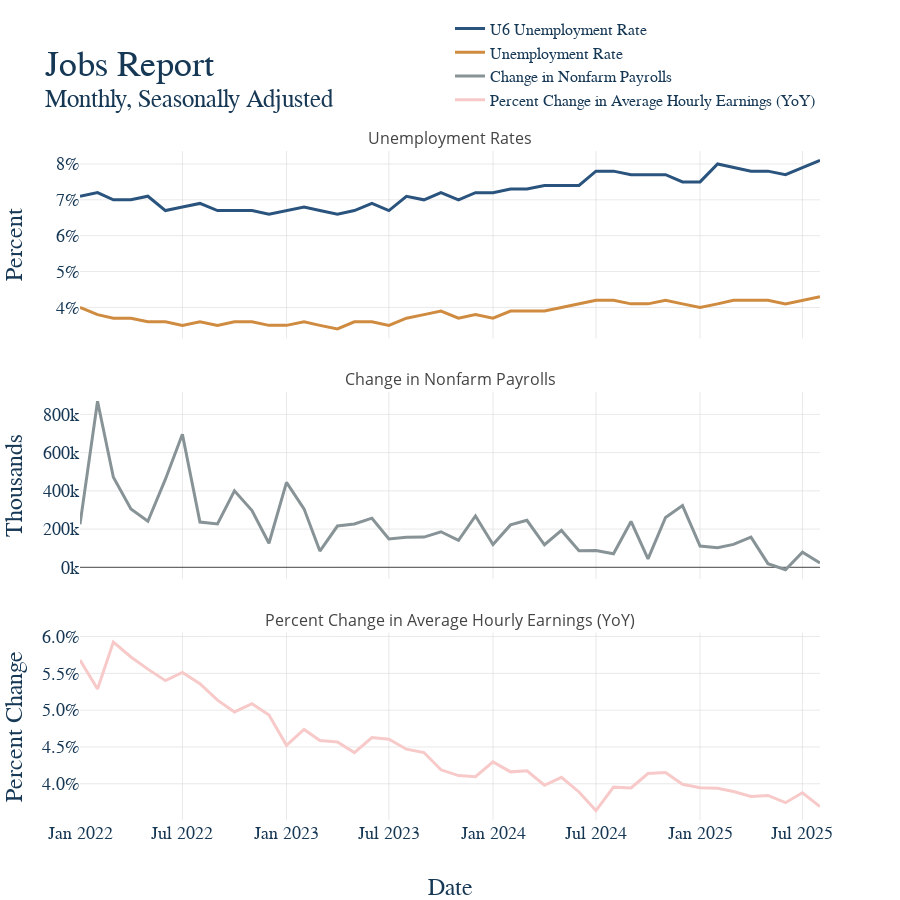

The cell this chart's notebook holds for it:
### Code cell
# Create a figure with 3 vertically stacked subplots (shared x-axis)

fig = make_subplots(
    rows=3, cols=1,
    shared_xaxes=True,
    vertical_spacing=0.08,
    subplot_titles=(
        "Unemployment Rates",
        "Change in Nonfarm Payrolls",
        "Percent Change in Average Hourly Earnings (YoY)"
    )
)

# 1. Plot both unemployment rates in the first subplot
for col in joined_unemp_df.columns:
    fig.add_trace(
        go.Scatter(
            x=joined_unemp_df.index,
            y=joined_unemp_df[col],
            mode='lines',
            name=col
        ),
        row=1, col=1
    )

# 2. Plot payrolls_srs in the second subplot
fig.add_trace(
    go.Scatter(
        x=payrolls_srs.index,
        y=payrolls_srs.values,
        mode='lines',
        name=payrolls_srs.name
    ),
    row=2, col=1
)

# 3. Plot earnings_srs in the third subplot
fig.add_trace(
    go.Scatter(
        x=earnings_srs.index,
        y=earnings_srs.values,
        mode='lines',
        name=earnings_srs.name
    ),
    row=3, col=1
)

# Update layout and axes
fig.update_layout(
    height=900,
    title=dict(
        text='Jobs Report<br><sup>Monthly, Seasonally Adjusted</sup>'
    ),
    showlegend=True,
    xaxis3_title="Date"
)

# Y-axis formatting for each subplot
fig.update_yaxes(
    title_text="Percent", tickformat=".0f", ticksuffix="%", row=1, col=1
)
fig.update_yaxes(
    title_text="Thousands", tickformat=",0", ticksuffix="k", row=2, col=1
)
fig.update_yaxes(
    title_text="Percent Change", tickformat=".1f", ticksuffix="%", row=3, col=1
)

# X-axis formatting (bottom subplot only)
fig.update_xaxes(
    type='date',
    tickformat='%b %Y',
    row=3, col=1
)


fig.update_layout(
    legend=dict(
        font_size=16,
        orientation='v'
    )
)

fig.show()

# Save the figure as HTML
fig.write_html(GRAPH_OUTPUT_PATH + f"/{GRAPH_NAME}.html")

### Figure 1 — Plotly figure (JSON) as saved in the notebook; plotly's stock layout.template omitted (floating-point values rounded to 4 significant figures)
{"data": [{"mode": "lines", "name": "U6 Unemployment Rate", "type": "scatter", "x": ["2022-01-01T00:00:00", "2022-02-01T00:00:00", "2022-03-01T00:00:00", "2022-04-01T00:00:00", "2022-05-01T00:00:00", "2022-06-01T00:00:00", "2022-07-01T00:00:00", "2022-08-01T00:00:00", "2022-09-01T00:00:00", "2022-10-01T00:00:00", "2022-11-01T00:00:00", "2022-12-01T00:00:00", "2023-01-01T00:00:00", "2023-02-01T00:00:00", "2023-03-01T00:00:00", "2023-04-01T00:00:00", "2023-05-01T00:00:00", "2023-06-01T00:00:00", "2023-07-01T00:00:00", "2023-08-01T00:00:00", "2023-09-01T00:00:00", "2023-10-01T00:00:00", "2023-11-01T00:00:00", "2023-12-01T00:00:00", "2024-01-01T00:00:00", "2024-02-01T00:00:00", "2024-03-01T00:00:00", "2024-04-01T00:00:00", "2024-05-01T00:00:00", "2024-06-01T00:00:00", "2024-07-01T00:00:00", "2024-08-01T00:00:00", "2024-09-01T00:00:00", "2024-10-01T00:00:00", "2024-11-01T00:00:00", "2024-12-01T00:00:00", "2025-01-01T00:00:00", "2025-02-01T00:00:00", "2025-03-01T00:00:00", "2025-04-01T00:00:00", "2025-05-01T00:00:00", "2025-06-01T00:00:00", "2025-07-01T00:00:00", "2025-08-01T00:00:00"], "xaxis": "x", "y": [7.1, 7.2, 7.0, 7.0, 7.1, 6.7, 6.8, 6.9, 6.7, 6.7, 6.7, 6.6, 6.7, 6.8, 6.7, 6.6, 6.7, 6.9, 6.7, 7.1, 7.0, 7.2, 7.0, 7.2, 7.2, 7.3, 7.3, 7.4, 7.4, 7.4, 7.8, 7.8, 7.7, 7.7, 7.7, 7.5, 7.5, 8.0, 7.9, 7.8, 7.8, 7.7, 7.9, 8.1], "yaxis": "y"}, {"mode": "lines", "name": "Unemployment Rate", "type": "scatter", "x": ["2022-01-01T00:00:00", "2022-02-01T00:00:00", "2022-03-01T00:00:00", "2022-04-01T00:00:00", "2022-05-01T00:00:00", "2022-06-01T00:00:00", "2022-07-01T00:00:00", "2022-08-01T00:00:00", "2022-09-01T00:00:00", "2022-10-01T00:00:00", "2022-11-01T00:00:00", "2022-12-01T00:00:00", "2023-01-01T00:00:00", "2023-02-01T00:00:00", "2023-03-01T00:00:00", "2023-04-01T00:00:00", "2023-05-01T00:00:00", "2023-06-01T00:00:00", "2023-07-01T00:00:00", "2023-08-01T00:00:00", "2023-09-01T00:00:00", "2023-10-01T00:00:00", "2023-11-01T00:00:00", "2023-12-01T00:00:00", "2024-01-01T00:00:00", "2024-02-01T00:00:00", "2024-03-01T00:00:00", "2024-04-01T00:00:00", "2024-05-01T00:00:00", "2024-06-01T00:00:00", "2024-07-01T00:00:00", "2024-08-01T00:00:00", "2024-09-01T00:00:00", "2024-10-01T00:00:00", "2024-11-01T00:00:00", "2024-12-01T00:00:00", "2025-01-01T00:00:00", "2025-02-01T00:00:00", "2025-03-01T00:00:00", "2025-04-01T00:00:00", "2025-05-01T00:00:00", "2025-06-01T00:00:00", "2025-07-01T00:00:00", "2025-08-01T00:00:00"], "xaxis": "x", "y": [4.0, 3.8, 3.7, 3.7, 3.6, 3.6, 3.5, 3.6, 3.5, 3.6, 3.6, 3.5, 3.5, 3.6, 3.5, 3.4, 3.6, 3.6, 3.5, 3.7, 3.8, 3.9, 3.7, 3.8, 3.7, 3.9, 3.9, 3.9, 4.0, 4.1, 4.2, 4.2, 4.1, 4.1, 4.2, 4.1, 4.0, 4.1, 4.2, 4.2, 4.2, 4.1, 4.2, 4.3], "yaxis": "y"}, {"mode": "lines", "name": "Change in Nonfarm Payrolls", "type": "scatter", "x": ["2022-01-01T00:00:00", "2022-02-01T00:00:00", "2022-03-01T00:00:00", "2022-04-01T00:00:00", "2022-05-01T00:00:00", "2022-06-01T00:00:00", "2022-07-01T00:00:00", "2022-08-01T00:00:00", "2022-09-01T00:00:00", "2022-10-01T00:00:00", "2022-11-01T00:00:00", "2022-12-01T00:00:00", "2023-01-01T00:00:00", "2023-02-01T00:00:00", "2023-03-01T00:00:00", "2023-04-01T00:00:00", "2023-05-01T00:00:00", "2023-06-01T00:00:00", "2023-07-01T00:00:00", "2023-08-01T00:00:00", "2023-09-01T00:00:00", "2023-10-01T00:00:00", "2023-11-01T00:00:00", "2023-12-01T00:00:00", "2024-01-01T00:00:00", "2024-02-01T00:00:00", "2024-03-01T00:00:00", "2024-04-01T00:00:00", "2024-05-01T00:00:00", "2024-06-01T00:00:00", "2024-07-01T00:00:00", "2024-08-01T00:00:00", "2024-09-01T00:00:00", "2024-10-01T00:00:00", "2024-11-01T00:00:00", "2024-12-01T00:00:00", "2025-01-01T00:00:00", "2025-02-01T00:00:00", "2025-03-01T00:00:00", "2025-04-01T00:00:00", "2025-05-01T00:00:00", "2025-06-01T00:00:00", "2025-07-01T00:00:00", "2025-08-01T00:00:00"], "xaxis": "x2", "y": [225.0, 869.0, 471.0, 305.0, 241.0, 461.0, 696.0, 237.0, 227.0, 400.0, 297.0, 126.0, 444.0, 306.0, 85.0, 216.0, 227.0, 257.0, 148.0, 157.0, 158.0, 186.0, 141.0, 269.0, 119.0, 222.0, 246.0, 118.0, 193.0, 87.0, 88.0, 71.0, 240.0, 44.0, 261.0, 323.0, 111.0, 102.0, 120.0, 158.0, 19.0, -13.0, 79.0, 22.0], "yaxis": "y2"}, {"mode": "lines", "name": "Percent Change in Average Hourly Earnings (YoY)", "type": "scatter", "x": ["2022-01-01T00:00:00", "2022-02-01T00:00:00", "2022-03-01T00:00:00", "2022-04-01T00:00:00", "2022-05-01T00:00:00", "2022-06-01T00:00:00", "2022-07-01T00:00:00", "2022-08-01T00:00:00", "2022-09-01T00:00:00", "2022-10-01T00:00:00", "2022-11-01T00:00:00", "2022-12-01T00:00:00", "2023-01-01T00:00:00", "2023-02-01T00:00:00", "2023-03-01T00:00:00", "2023-04-01T00:00:00", "2023-05-01T00:00:00", "2023-06-01T00:00:00", "2023-07-01T00:00:00", "2023-08-01T00:00:00", "2023-09-01T00:00:00", "2023-10-01T00:00:00", "2023-11-01T00:00:00", "2023-12-01T00:00:00", "2024-01-01T00:00:00", "2024-02-01T00:00:00", "2024-03-01T00:00:00", "2024-04-01T00:00:00", "2024-05-01T00:00:00", "2024-06-01T00:00:00", "2024-07-01T00:00:00", "2024-08-01T00:00:00", "2024-09-01T00:00:00", "2024-10-01T00:00:00", "2024-11-01T00:00:00", "2024-12-01T00:00:00", "2025-01-01T00:00:00", "2025-02-01T00:00:00", "2025-03-01T00:00:00", "2025-04-01T00:00:00", "2025-05-01T00:00:00", "2025-06-01T00:00:00", "2025-07-01T00:00:00", "2025-08-01T00:00:00"], "xaxis": "x3", "y": [5.682, 5.288, 5.925, 5.723, 5.557, 5.401, 5.512, 5.359, 5.136, 4.976, 5.088, 4.935, 4.522, 4.738, 4.588, 4.568, 4.424, 4.627, 4.606, 4.47, 4.424, 4.19, 4.111, 4.096, 4.297, 4.162, 4.177, 3.98, 4.087, 3.888, 3.635, 3.954, 3.942, 4.139, 4.153, 3.993, 3.945, 3.937, 3.894, 3.827, 3.841, 3.743, 3.878, 3.69], "yaxis": "y3"}], "layout": {"annotations": [{"font": {"size": 16}, "showarrow": false, "text": "Unemployment Rates", "x": 0.5, "xanchor": "center", "xref": "paper", "y": 1, "yanchor": "bottom", "yref": "paper"}, {"font": {"size": 16}, "showarrow": false, "text": "Change in Nonfarm Payrolls", "x": 0.5, "xanchor": "center", "xref": "paper", "y": 0.64, "yanchor": "bottom", "yref": "paper"}, {"font": {"size": 16}, "showarrow": false, "text": "Percent Change in Average Hourly Earnings (YoY)", "x": 0.5, "xanchor": "center", "xref": "paper", "y": 0.28, "yanchor": "bottom", "yref": "paper"}], "height": 900, "legend": {"font": {"size": 16}, "orientation": "v"}, "showlegend": true, "title": {"text": "Jobs Report<br><sup>Monthly, Seasonally Adjusted</sup>"}, "xaxis": {"anchor": "y", "domain": [0, 1], "matches": "x3", "showticklabels": false}, "xaxis2": {"anchor": "y2", "domain": [0, 1], "matches": "x3", "showticklabels": false}, "xaxis3": {"anchor": "y3", "domain": [0, 1], "tickformat": "%b %Y", "title": {"text": "Date"}, "type": "date"}, "yaxis": {"anchor": "x", "domain": [0.72, 1], "tickformat": ".0f", "ticksuffix": "%", "title": {"text": "Percent"}}, "yaxis2": {"anchor": "x2", "domain": [0.36, 0.64], "tickformat": ",0", "ticksuffix": "k", "title": {"text": "Thousands"}}, "yaxis3": {"anchor": "x3", "domain": [0, 0.28], "tickformat": ".1f", "ticksuffix": "%", "title": {"text": "Percent Change"}}}}
